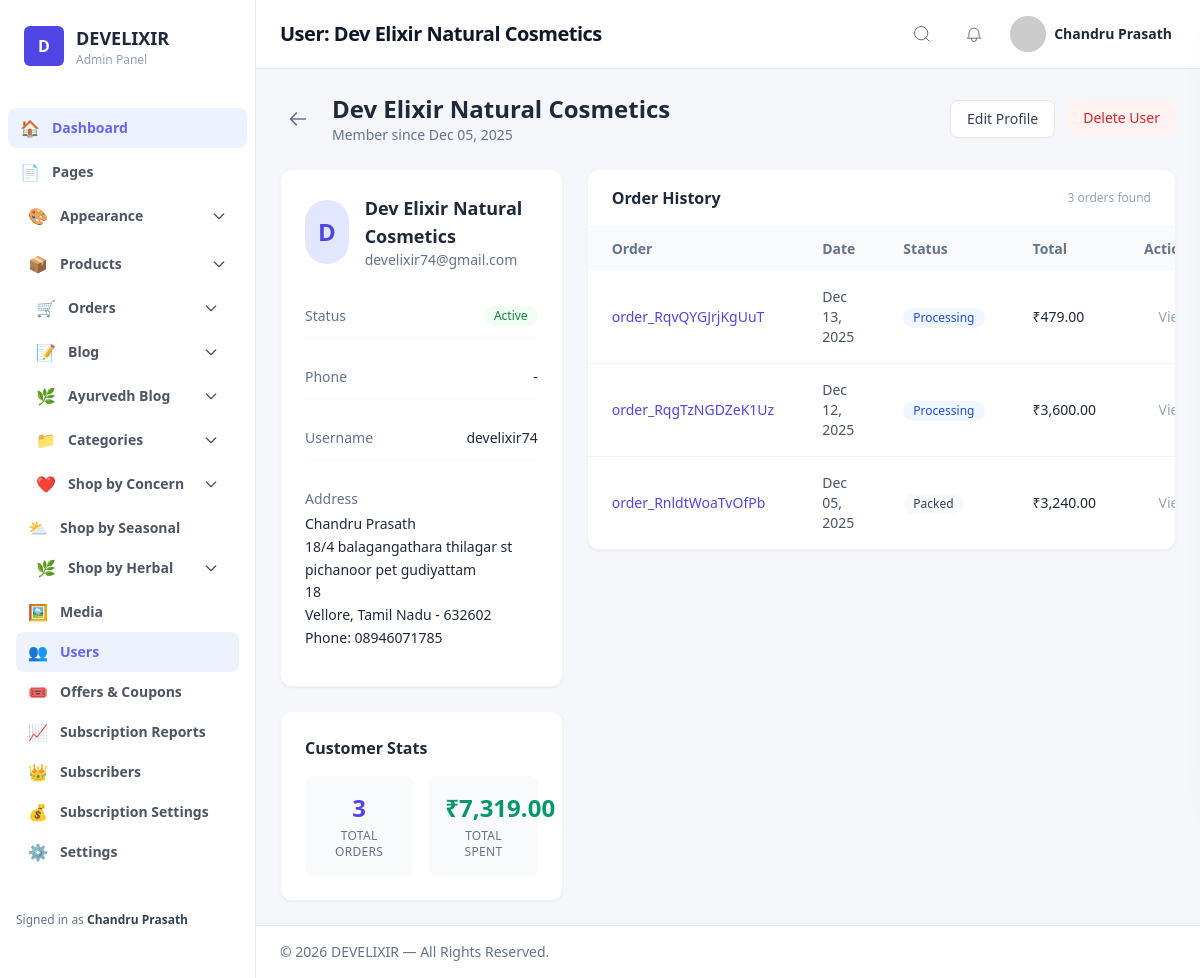
The page /admin/user_view.php?id=4 (signed in) on the database its author committed.
### tables this page shows
CREATE TABLE `users` (
  `id` int(10) UNSIGNED NOT NULL,
  `name` varchar(255) NOT NULL,
  `email` varchar(255) NOT NULL,
  `google_id` varchar(255) DEFAULT NULL,
  `phone` varchar(20) DEFAULT NULL,
  `gender` enum('male','female') DEFAULT NULL,
  `password` varchar(255) DEFAULT NULL,
  `otp` varchar(6) DEFAULT NULL,
  `is_verified` tinyint(1) DEFAULT 0,
  `role` varchar(50) NOT NULL DEFAULT 'admin',
  `is_active` tinyint(1) NOT NULL DEFAULT 1,
  `created_at` timestamp NOT NULL DEFAULT current_timestamp(),
  `is_subscriber` tinyint(1) NOT NULL DEFAULT 0 COMMENT 'Is user currently subscribed',
  `current_subscription_id` int(11) DEFAULT NULL COMMENT 'FK to user_subscriptions',
  `subscription_expires_at` date DEFAULT NULL COMMENT 'Subscription expiry date'
);

CREATE TABLE `orders` (
  `id` int(10) UNSIGNED NOT NULL,
  `user_id` int(10) UNSIGNED DEFAULT NULL,
  `total` decimal(10,2) NOT NULL DEFAULT 0.00,
  `coupon_code` varchar(50) DEFAULT NULL,
  `coupon_discount` decimal(10,2) DEFAULT 0.00,
  `status` varchar(50) DEFAULT 'processing',
  `payment_status` varchar(50) DEFAULT 'pending',
  `created_at` timestamp NULL DEFAULT current_timestamp(),
  `total_amount` decimal(10,2) NOT NULL DEFAULT 0.00,
  `shipping_charge` decimal(10,2) DEFAULT 0.00,
  `tax_amount` decimal(10,2) DEFAULT 0.00,
  `order_number` varchar(100) DEFAULT NULL,
  `customer_name` varchar(255) DEFAULT NULL,
  `customer_address` text DEFAULT NULL,
  `order_status` varchar(50) DEFAULT 'pending'
);

### admin/user_view.php (the view, shortened to what this page needs)
<?php
require_once __DIR__ . '/../includes/db.php';
function h($s){ return htmlspecialchars((string)($s ?? ''), ENT_QUOTES, 'UTF-8'); }
function money($n){ return number_format((float)$n, 2); }
function status_badge($s) {
    $map = [
        'pending' => ['bg'=>'bg-amber-50','text'=>'text-amber-700'],
        'processing' => ['bg'=>'bg-blue-50','text'=>'text-blue-700'],
        'shipped' => ['bg'=>'bg-indigo-50','text'=>'text-indigo-700'],
        'delivered' => ['bg'=>'bg-green-50','text'=>'text-green-700'],
        'cancelled' => ['bg'=>'bg-red-50','text'=>'text-red-700'],
        'returned' => ['bg'=>'bg-rose-50','text'=>'text-rose-700'],
    ];
    $s = strtolower((string)$s);
    $c = $map[$s] ?? ['bg'=>'bg-slate-50','text'=>'text-slate-700'];
    return '<span class="inline-flex items-center px-2.5 py-0.5 rounded-full text-xs font-medium '. $c['bg'] .' '. $c['text'] .'">'. ucfirst($s) .'</span>';
}
$id = isset($_GET['id']) ? (int)$_GET['id'] : 0;
try {
    $stmt = $pdo->prepare("SELECT * FROM users WHERE id = ? LIMIT 1");
    $stmt->execute([$id]);
    $user = $stmt->fetch(PDO::FETCH_ASSOC);
} catch (Exception $e) {
    error_log("User fetch error: " . $e->getMessage());
    $user = false;
}
if (empty($user['username']) && !empty($user['email'])) {
    $parts = explode('@', $user['email']);
    $user['username'] = $parts[0];
}
$address_display = '-';
try {
    $stmtAddr = $pdo->prepare("SELECT * FROM user_addresses WHERE user_id = ? ORDER BY is_default DESC, id DESC LIMIT 1");
    $stmtAddr->execute([$id]);
    $addr = $stmtAddr->fetch(PDO::FETCH_ASSOC);
    if ($addr) {
        $parts = [
            $addr['full_name'],
            $addr['address_line1'],
            $addr['address_line2'],
            $addr['city'] . ', ' . $addr['state'] . ' - ' . $addr['pincode'],
            'Phone: ' . $addr['phone']
        ];
        $address_display = implode("\n", array_filter(array_map('trim', $parts)));
    } else {
        $address_display = $user['address'] ?? '-';
    }
} catch (Exception $e) {
    $address_display = $user['address'] ?? '-';
}
$orders = [];
$stats = ['total_orders' => 0, 'total_spent' => 0];
try {
    $stmt = $pdo->prepare("SELECT * FROM orders WHERE user_id = ? ORDER BY created_at DESC");
    $stmt->execute([$id]);
    $orders = $stmt->fetchAll(PDO::FETCH_ASSOC);
    foreach ($orders as $o) {
        $stats['total_orders']++;
        if ($o['payment_status'] === 'paid' || $o['payment_status'] === 'completed') {
            $stats['total_spent'] += $o['total_amount'];
        }
    }
} catch (Exception $e) {
    error_log("User orders fetch error: " . $e->getMessage());
    $orders = [];
}
$page_title = 'User: ' . h($user['name']);
include __DIR__ . '/layout/header.php';
?>
<div class="max-w-[1200px] mx-auto">
    <div class="flex items-center justify-between mb-6">
        <div class="flex items-center gap-4">
            <a href="users.php" class="p-2 rounded-lg hover:bg-gray-100 text-slate-500 transition-colors">
                <svg class="w-5 h-5" fill="none" stroke="currentColor" viewBox="0 0 24 24"><path stroke-linecap="round" stroke-linejoin="round" stroke-width="2" d="M10 19l-7-7m0 0l7-7m-7 7h18"/></svg>
            </a>
            <div>
                <h1 class="text-2xl font-bold text-slate-800"><?= h($user['name']) ?></h1>
                <div class="text-sm text-slate-500">Member since <?= date('M d, Y', strtotime($user['created_at'])) ?></div>
            </div>
        </div>
        <div class="flex gap-3">
            <a href="user_edit.php?id=<?= $id ?>" class="px-4 py-2 bg-white border border-gray-200 rounded-lg text-sm font-medium text-slate-700 hover:bg-gray-50">Edit Profile</a>
            <form action="user_delete.php" method="post" onsubmit="return confirm('Are you sure you want to delete this user?');">
                <button type="submit" class="px-4 py-2 bg-red-50 text-red-600 rounded-lg text-sm font-medium hover:bg-red-100">Delete User</button>
            </form>
        </div>
    </div>
    <div class="grid grid-cols-1 lg:grid-cols-3 gap-6">
        <div class="space-y-6">
            <div class="bg-white rounded-xl shadow-sm border border-gray-100 p-6">
                <div class="flex items-center gap-4 mb-6">
                    <div class="w-16 h-16 rounded-full bg-indigo-100 flex items-center justify-center text-2xl font-bold text-indigo-600">
                        <?= strtoupper(substr($user['name'], 0, 1)) ?>
                    </div>
                    <div>
                        <div class="font-bold text-lg text-slate-800"><?= h($user['name']) ?></div>
                        <div class="text-slate-500 text-sm"><?= h($user['email']) ?></div>
                    </div>
                </div>
                <div class="space-y-4">
                    <div class="flex justify-between py-3 border-b border-gray-50">
                        <span class="text-slate-500 text-sm">Status</span>
                        <span class="inline-flex items-center px-2.5 py-0.5 rounded-full text-xs font-medium <?= ($user['status'] ?? 1) ? 'bg-green-50 text-green-700' : 'bg-red-50 text-red-700' ?>">
                            <?= ($user['status'] ?? 1) ? 'Active' : 'Inactive' ?>
                        </span>
                    </div>
                    <div class="flex justify-between py-3 border-b border-gray-50">
                        <span class="text-slate-500 text-sm">Phone</span>
                        <span class="text-slate-800 text-sm font-medium"><?= h($user['phone'] ?? '-') ?></span>
                    </div>
                    <div class="flex justify-between py-3 border-b border-gray-50">
                        <span class="text-slate-500 text-sm">Username</span>
                        <span class="text-slate-800 text-sm font-medium"><?= h($user['username'] ?? '-') ?></span>
                    </div>
                    <div class="py-3">
                        <span class="text-slate-500 text-sm block mb-1">Address</span>
                        <span class="text-slate-800 text-sm block leading-relaxed"><?= nl2br(h($address_display)) ?></span>
                    </div>
                </div>
            </div>
            <div class="bg-white rounded-xl shadow-sm border border-gray-100 p-6">
                <h3 class="font-bold text-slate-800 mb-4">Customer Stats</h3>
                <div class="grid grid-cols-2 gap-4">
                    <div class="p-4 bg-slate-50 rounded-lg text-center">
                        <div class="text-2xl font-bold text-indigo-600"><?= $stats['total_orders'] ?></div>
                        <div class="text-xs text-slate-500 font-medium uppercase tracking-wide mt-1">Total Orders</div>
                    </div>
                    <div class="p-4 bg-slate-50 rounded-lg text-center">
                        <div class="text-2xl font-bold text-emerald-600">₹<?= money($stats['total_spent']) ?></div>
                        <div class="text-xs text-slate-500 font-medium uppercase tracking-wide mt-1">Total Spent</div>
                    </div>
                </div>
            </div>
        </div>
        <div class="lg:col-span-2">
            <div class="bg-white rounded-xl shadow-sm border border-gray-100 overflow-hidden">
                <div class="px-6 py-4 border-b border-gray-100 flex justify-between items-center">
                    <h3 class="font-bold text-slate-800">Order History</h3>
                    <span class="text-xs text-slate-400"><?= count($orders) ?> orders found</span>
                </div>
                <div class="overflow-x-auto">
                    <table class="w-full text-sm text-left">
                        <thead class="bg-gray-50 text-slate-500 font-medium">
                            <tr>
                                <th class="px-6 py-3">Order</th>
                                <th class="px-6 py-3">Date</th>
                                <th class="px-6 py-3">Status</th>
                                <th class="px-6 py-3">Total</th>
                                <th class="px-6 py-3 text-right">Action</th>
                            </tr>
                        </thead>
                        <tbody class="divide-y divide-gray-100">
                            <?php if (empty($orders)): ?>
                                <tr>
                                    <td colspan="5" class="px-6 py-12 text-center text-slate-500">
                                        No orders found for this user.
                                    </td>
                                </tr>
                            <?php else: ?>
                                <?php foreach ($orders as $o): ?>
                                    <tr class="hover:bg-slate-50 transition-colors">
                                        <td class="px-6 py-4">
                                            <a href="order_view.php?id=<?= $o['id'] ?>" class="font-medium text-indigo-600 hover:text-indigo-700">
                                                <?= h($o['order_number']) ?>
                                            </a>
                                        </td>
                                        <td class="px-6 py-4 text-slate-600">
                                            <?= date('M d, Y', strtotime($o['created_at'])) ?>
                                        </td>
                                        <td class="px-6 py-4">
                                            <?= status_badge($o['order_status']) ?>
                                        </td>
                                        <td class="px-6 py-4 font-medium text-slate-800">
                                            ₹<?= money($o['total_amount']) ?>
                                        </td>
                                        <td class="px-6 py-4 text-right">
                                            <a href="order_view.php?id=<?= $o['id'] ?>" class="text-slate-400 hover:text-indigo-600">
                                                View
                                            </a>
                                        </td>
                                    </tr>
                                <?php endforeach; ?>
                            <?php endif; ?>
                        </tbody>
                    </table>
                </div>
            </div>
        </div>
    </div>
</div>
<?php include __DIR__ . '/layout/footer.php'; ?>

### admin/layout/header.php (shortened to what this page needs)
<?php
$adminName  = htmlspecialchars($_SESSION['admin_name']  ?? 'Administrator', ENT_QUOTES, 'UTF-8');
$pageTitle  = htmlspecialchars($page_title ?? 'DEVELIXIR Admin', ENT_QUOTES, 'UTF-8');
$avatar_src = 'https://ui-avatars.com/api/?name=' . urlencode($adminName) . '&background=0D8ABC&color=fff';
?>
<!doctype html>
<html lang="en">
<head>
  <script src="https://cdn.tailwindcss.com"></script>
  <link rel="stylesheet" href="https://cdnjs.cloudflare.com/ajax/libs/font-awesome/6.4.0/css/all.min.css" />
</head>
<body class="text-slate-800 antialiased">
<div class="flex min-h-screen w-full">
  <?php include __DIR__ . '/sidebar.php'; ?>
  <div class="flex-1 flex flex-col min-w-0">
    <header class="w-full bg-white border-b border-gray-200">
      <div class="max-w-[1400px] mx-auto px-6 py-3 flex items-center justify-between">
        <div class="flex items-center gap-4">
          <h1 class="text-lg md:text-xl font-semibold text-slate-900 tracking-tight"><?= $pageTitle ?></h1>
        </div>
        <div class="flex items-center gap-3">
          <button aria-label="Search" class="icon-btn p-2 rounded-md" title="Search">
            <svg class="w-5 h-5 text-slate-600" fill="none" stroke="currentColor" viewBox="0 0 24 24"><circle cx="11" cy="11" r="8"></circle><line x1="21" y1="21" x2="16.65" y2="16.65"></line></svg>
          </button>
          <div class="relative">
            <button id="notifToggleBtn" aria-haspopup="dialog" aria-expanded="false" title="Notifications" class="icon-btn p-2 rounded-md focus:outline-none focus:ring-2 focus:ring-indigo-200">
              <svg class="w-5 h-5 text-slate-600" fill="none" stroke="currentColor" viewBox="0 0 24 24"><path d="M15 17h5l-1.4-1.4A2 2 0 0 1 18 14.2V11a6 6 0 1 0-12 0v3.2c0 .5-.2 1-.6 1.4L4 17h5m6 0v1a3 3 0 0 1-6 0v-1m6 0H9"/></svg>
            </button>
          </div>
          <div id="profileToggleWrap" class="relative">
            <button id="profileToggleBtn" aria-haspopup="true" aria-expanded="false" class="flex items-center gap-2 p-1 rounded-md hover:bg-gray-50 focus:outline-none focus:ring-2 focus:ring-indigo-200" title="Account">
              <div class="w-9 h-9 rounded-full bg-gray-200 overflow-hidden">
                <img id="profileAvatar" src="<?= htmlspecialchars($avatar_src, ENT_QUOTES, 'UTF-8'); ?>" alt="<?= $adminName ?>" class="w-full h-full object-cover">
              </div>
              <span class="hidden md:inline-block text-sm font-semibold"><?= $adminName ?></span>
            </button>
          </div>
        </div>
      </div>
    </header>
    <main class="flex-1 p-6">
      <div class="max-w-[1400px] mx-auto">

### admin/layout/header.php (style rules this page uses)
body { background: #f4f6f9; }
header .icon-btn { width:40px; height:40px; display:inline-flex; align-items:center; justify-content:center; border-radius:8px; }

### rows shown on the page
users: name "User: Dev Elixir Natural Cosmetics", name "Dev Elixir Natural Cosmetics", created_at "Dec 05, 2025", name "D", email "develixir74@gmail.com", phone "-"
orders: order_number "order_RqvQYGJrjKgUuT", created_at "Dec 13, 2025", order_status "Processing", total_amount "479.00"
orders: order_number "order_RqgTzNGDZeK1Uz", created_at "Dec 12, 2025", order_status "Processing", total_amount "3,600.00"
orders: order_number "order_RnldtWoaTvOfPb", created_at "Dec 05, 2025", order_status "Packed", total_amount "3,240.00"

### other values the page prints
$icons['Dashboard'] "🏠"
$icons['Appearance'] "🎨"
$icons['Products'] "📦"
$icons['Orders'] "🛒"
$icons['Blog'] "📝"
$icons['Ayurvedh Blog'] "🌿"
$icons['Categories'] "📁"
$icons[$item['label']] "👥"
$item['label'] "Users"
$icons[$item['label']] "🎟️"
$item['label'] "Offers & Coupons"
$icons[$item['label']] "📈"
$item['label'] "Subscription Reports"
$icons[$item['label']] "👑"
$item['label'] "Subscribers"
